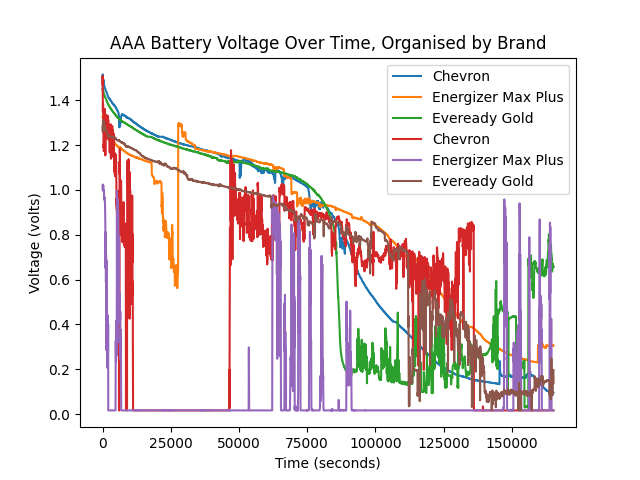

Reproduce this figure in Python.
from statistics import mean
import sys
import matplotlib.pyplot as plot
import numpy

filenames = \
    [ "data/run_1" 
    , "data/run_2"
    , "data/run_3"
    , "data/run_4"
    , "data/run_5"
    , "data/run_6"
    ]

data = []

i = 0
for filename in filenames:
    data_y = []
    data_x = []

    file = open(filename, "r")
    lines = file.read().split("\n")

    file.close()

    j = 0
    for line in lines:
        if line != "":
            data_y.append(float(line))
            data_x.append(j * 30)
            j += 1

    
    i += 1

    data.append((data_x, data_y))

smallest_dataset_size = 0

for dataset in data:
    # print(len(dataset[0]))
    if smallest_dataset_size == 0:
        smallest_dataset_size = len(dataset[0])
        # print(smallest_dataset_size)
    elif len(dataset[0]) < smallest_dataset_size:
        # print(len(dataset[0]))
        smallest_dataset_size = len(dataset[0])

normalised_data = []

for dataset in data:
    normalised_data.append((dataset[0][0:smallest_dataset_size], dataset[1][0:smallest_dataset_size]))

# def average_dataset(i, dataset_1, dataset_2):
#     # print(dataset_2[1][i])
#     # print(mean([dataset_1[1][i], dataset_2[1][i]]))
#     return mean([dataset_1[1][i], dataset_2[1][i]])

# def averaged_data(data_1, data_2): 
#     data = []
    
#     j = 0

#     for dataset in data_1:
#         averaged_dataset = []

#         for (i, x) in enumerate(dataset[1]):
#             averaged_dataset.append(average_dataset(i, dataset, data_2[j]))

#         print((averaged_dataset))

#         data.append((data_1[0], averaged_dataset))
#         j += 1

#     return data

# # print(len(normalised_data[0:3]))
# final_data = averaged_data(normalised_data[0:3], normalised_data[3:6]) if len(sys.argv) == 2 and sys.argv[1] == "--averaged" else normalised_data

final_data = normalised_data

figure, axis = plot.subplots()

def get_brand_name(run: int) -> str:
    if run == 3:
        return "Eveready Gold"
    elif run == 2:
        return "Energizer Max Plus"
    elif run == 1:
        return "Chevron"
    else:
        return get_brand_name(run - 3)

j = 1
for run in final_data:
    label = get_brand_name(j)
    axis.plot(run[0], run[1], label=label) 
    j += 1

axis.set_xlabel("Time (seconds)")
axis.set_ylabel("Voltage (volts)")
axis.set_title("AAA Battery Voltage Over Time, Organised by Brand")
axis.legend()

figure.savefig("graph.png", format="png")
figure.savefig("graph.svg", format="svg")

# Print hourly reports
def chunk(lst, n):
    return zip(*[iter(lst)]*n)

chunked = []

for dataset in normalised_data:
    chunked.append(list(chunk(dataset[1], 240))) # Seperates into 2-hour chunks

report_data = []

for dataset in chunked:
    dataset_report = []
    for chunk in dataset:
        dataset_report.append(round(mean(chunk), ndigits=3))
    
    report_data.append(dataset_report)

report = "# Recorded Data (every 2 hours)\n\n"

k = 1
for dataset in report_data:
    report += "## " + get_brand_name(k) + "\n" + "\n"
    for item in dataset:
        report += str(item) + "\n"
    report += "\n"
    k += 1

print(report)

file = open("log.txt", "w")
file.write(report)
file.close()
